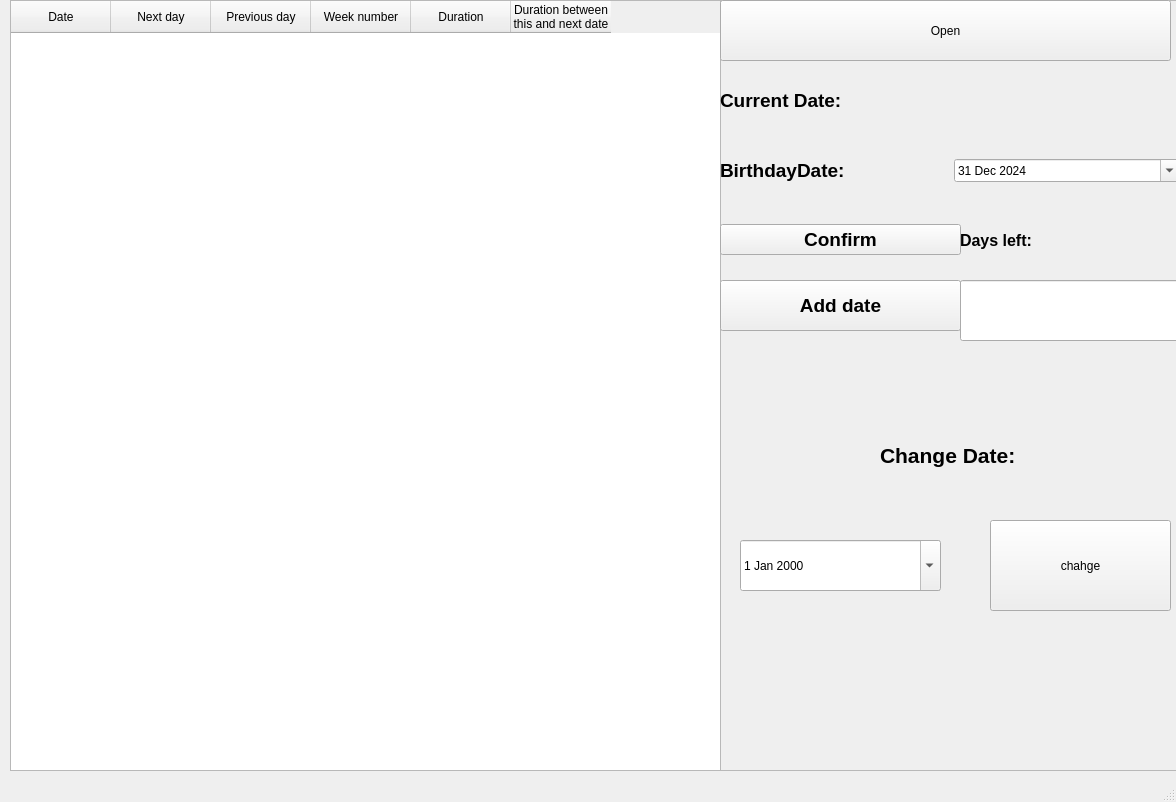
<?xml version="1.0" encoding="UTF-8"?>
<ui version="4.0">
 <class>MainWindow</class>
 <widget class="QMainWindow" name="MainWindow">
  <property name="geometry">
   <rect>
    <x>0</x>
    <y>0</y>
    <width>1176</width>
    <height>802</height>
   </rect>
  </property>
  <property name="windowTitle">
   <string>MainWindow</string>
  </property>
  <widget class="QWidget" name="centralwidget">
   <widget class="QLabel" name="label">
    <property name="geometry">
     <rect>
      <x>160</x>
      <y>90</y>
      <width>161</width>
      <height>131</height>
     </rect>
    </property>
    <property name="text">
     <string/>
    </property>
   </widget>
   <widget class="QTableWidget" name="tableWidget">
    <property name="geometry">
     <rect>
      <x>10</x>
      <y>0</y>
      <width>711</width>
      <height>771</height>
     </rect>
    </property>
    <property name="minimumSize">
     <size>
      <width>561</width>
      <height>0</height>
     </size>
    </property>
    <column>
     <property name="text">
      <string>Date</string>
     </property>
    </column>
    <column>
     <property name="text">
      <string>Next day</string>
     </property>
    </column>
    <column>
     <property name="text">
      <string>Previous day</string>
     </property>
    </column>
    <column>
     <property name="text">
      <string>Week number</string>
     </property>
    </column>
    <column>
     <property name="text">
      <string>Duration</string>
     </property>
    </column>
    <column>
     <property name="text">
      <string>Duration between
this and next date</string>
     </property>
    </column>
   </widget>
   <widget class="QFrame" name="frame">
    <property name="geometry">
     <rect>
      <x>720</x>
      <y>0</y>
      <width>461</width>
      <height>771</height>
     </rect>
    </property>
    <property name="frameShape">
     <enum>QFrame::StyledPanel</enum>
    </property>
    <property name="frameShadow">
     <enum>QFrame::Raised</enum>
    </property>
    <widget class="QPushButton" name="open">
     <property name="geometry">
      <rect>
       <x>0</x>
       <y>0</y>
       <width>451</width>
       <height>61</height>
      </rect>
     </property>
     <property name="text">
      <string>Open</string>
     </property>
    </widget>
    <widget class="QWidget" name="horizontalLayoutWidget">
     <property name="geometry">
      <rect>
       <x>0</x>
       <y>60</y>
       <width>481</width>
       <height>80</height>
      </rect>
     </property>
     <layout class="QHBoxLayout" name="horizontalLayout">
      <item>
       <widget class="QLabel" name="currentDateText">
        <property name="font">
         <font>
          <pointsize>14</pointsize>
          <weight>75</weight>
          <bold>true</bold>
         </font>
        </property>
        <property name="text">
         <string>Current Date:</string>
        </property>
       </widget>
      </item>
      <item>
       <widget class="QLabel" name="currentDate">
        <property name="font">
         <font>
          <pointsize>14</pointsize>
          <weight>75</weight>
          <bold>true</bold>
         </font>
        </property>
        <property name="text">
         <string/>
        </property>
       </widget>
      </item>
     </layout>
    </widget>
    <widget class="QWidget" name="horizontalLayoutWidget_2">
     <property name="geometry">
      <rect>
       <x>0</x>
       <y>200</y>
       <width>241</width>
       <height>80</height>
      </rect>
     </property>
     <layout class="QHBoxLayout" name="horizontalLayout_2">
      <item>
       <widget class="QPushButton" name="confirmBirthdayDate">
        <property name="font">
         <font>
          <pointsize>14</pointsize>
          <weight>75</weight>
          <bold>true</bold>
         </font>
        </property>
        <property name="text">
         <string>Confirm</string>
        </property>
       </widget>
      </item>
     </layout>
    </widget>
    <widget class="QWidget" name="horizontalLayoutWidget_3">
     <property name="geometry">
      <rect>
       <x>240</x>
       <y>200</y>
       <width>241</width>
       <height>80</height>
      </rect>
     </property>
     <layout class="QHBoxLayout" name="horizontalLayout_3">
      <item>
       <widget class="QLabel" name="daysLeftText">
        <property name="font">
         <font>
          <pointsize>12</pointsize>
          <weight>75</weight>
          <bold>true</bold>
         </font>
        </property>
        <property name="text">
         <string>Days left:</string>
        </property>
       </widget>
      </item>
      <item>
       <widget class="QLabel" name="DaysLeft">
        <property name="text">
         <string/>
        </property>
       </widget>
      </item>
     </layout>
    </widget>
    <widget class="QWidget" name="horizontalLayoutWidget_4">
     <property name="geometry">
      <rect>
       <x>0</x>
       <y>140</y>
       <width>461</width>
       <height>61</height>
      </rect>
     </property>
     <layout class="QHBoxLayout" name="horizontalLayout_4">
      <item>
       <widget class="QLabel" name="BirthdayDateText">
        <property name="font">
         <font>
          <pointsize>14</pointsize>
          <weight>75</weight>
          <bold>true</bold>
         </font>
        </property>
        <property name="text">
         <string>BirthdayDate:</string>
        </property>
       </widget>
      </item>
      <item>
       <widget class="QDateEdit" name="dateEdit">
        <property name="maximumDateTime">
         <datetime>
          <hour>23</hour>
          <minute>59</minute>
          <second>59</second>
          <year>2024</year>
          <month>12</month>
          <day>31</day>
         </datetime>
        </property>
        <property name="minimumDateTime">
         <datetime>
          <hour>0</hour>
          <minute>0</minute>
          <second>0</second>
          <year>2024</year>
          <month>1</month>
          <day>1</day>
         </datetime>
        </property>
        <property name="maximumDate">
         <date>
          <year>2024</year>
          <month>12</month>
          <day>31</day>
         </date>
        </property>
        <property name="calendarPopup">
         <bool>true</bool>
        </property>
        <property name="date">
         <date>
          <year>2024</year>
          <month>12</month>
          <day>31</day>
         </date>
        </property>
       </widget>
      </item>
     </layout>
    </widget>
    <widget class="QPushButton" name="add_date">
     <property name="geometry">
      <rect>
       <x>0</x>
       <y>280</y>
       <width>241</width>
       <height>51</height>
      </rect>
     </property>
     <property name="font">
      <font>
       <pointsize>14</pointsize>
       <weight>75</weight>
       <bold>true</bold>
      </font>
     </property>
     <property name="text">
      <string>Add date</string>
     </property>
    </widget>
    <widget class="QPushButton" name="change">
     <property name="geometry">
      <rect>
       <x>270</x>
       <y>520</y>
       <width>181</width>
       <height>91</height>
      </rect>
     </property>
     <property name="text">
      <string>chahge</string>
     </property>
    </widget>
    <widget class="QDateEdit" name="changeDate">
     <property name="geometry">
      <rect>
       <x>20</x>
       <y>540</y>
       <width>201</width>
       <height>51</height>
      </rect>
     </property>
     <property name="calendarPopup">
      <bool>true</bool>
     </property>
    </widget>
    <widget class="QLabel" name="label_2">
     <property name="geometry">
      <rect>
       <x>160</x>
       <y>410</y>
       <width>321</width>
       <height>91</height>
      </rect>
     </property>
     <property name="font">
      <font>
       <pointsize>16</pointsize>
       <weight>75</weight>
       <bold>true</bold>
      </font>
     </property>
     <property name="text">
      <string>Change Date:</string>
     </property>
    </widget>
    <widget class="QLineEdit" name="addDate">
     <property name="geometry">
      <rect>
       <x>240</x>
       <y>280</y>
       <width>221</width>
       <height>61</height>
      </rect>
     </property>
    </widget>
   </widget>
  </widget>
  <widget class="QMenuBar" name="menubar">
   <property name="geometry">
    <rect>
     <x>0</x>
     <y>0</y>
     <width>1176</width>
     <height>30</height>
    </rect>
   </property>
  </widget>
  <widget class="QStatusBar" name="statusbar"/>
 </widget>
 <resources/>
 <connections/>
</ui>
